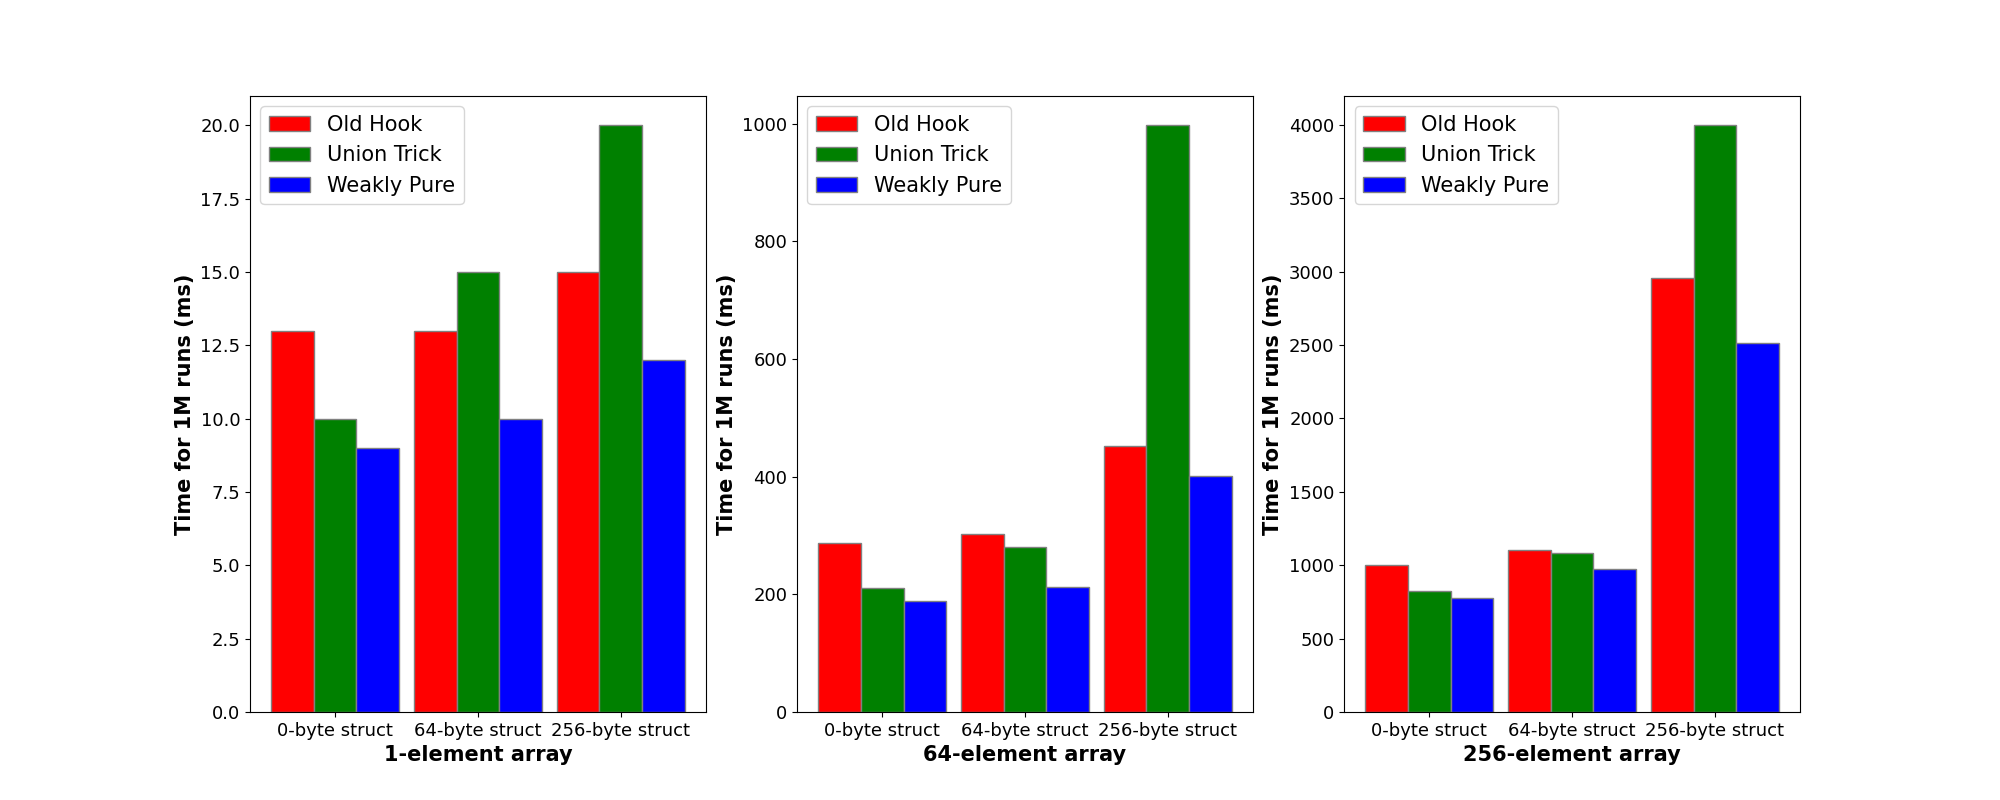

This figure's Python source:
import numpy as np
import matplotlib.pyplot as plt

xlabels = ['1-element array', '64-element array', '256-element array']
ylabel = 'Time for 1M runs (ms)'
xticks = ['0-byte struct', '64-byte struct', '256-byte struct']
labels = ['Old Hook', 'Union Trick', 'Weakly Pure']
values = [
                [[13, 13, 15], [10, 15, 20], [9, 10, 12]],
                [[287, 302, 452], [210, 281, 997], [189, 213, 401]],
                [[999, 1102, 2958], [827, 1085, 3997], [778, 974, 2512]]
        ]

num_plots = 3

colors = ['r', 'g', 'b']

plt.figure(figsize=(20, 8))

for plot_index in range(num_plots):
        # set width of bar
        barWidth = 0.3
        plt.subplot(1, 3, plot_index + 1)

        br = [None] * len(labels)
        br[0] = np.arange(len(values[plot_index][0]))

        for i in range(1, len(values[plot_index][0])):
                br[i] = [x + barWidth for x in br[i - 1]]

        # Make the plot
        for i in range(len(values)):
                plt.bar(br[i], values[plot_index][i], color = colors[i],
                        width = barWidth, edgecolor ='grey', label = labels[i])

        # Adding Xticks
        plt.xlabel(xlabels[plot_index], fontweight ='bold', fontsize = 15)
        plt.ylabel(ylabel, fontweight ='bold', fontsize = 15)
        plt.xticks([r + barWidth for r in range(len(values[plot_index][0]))],
                xticks, fontsize = 13)
        plt.yticks(fontsize = 13)

        plt.legend(fontsize = 15)
plt.savefig('plot.png')
